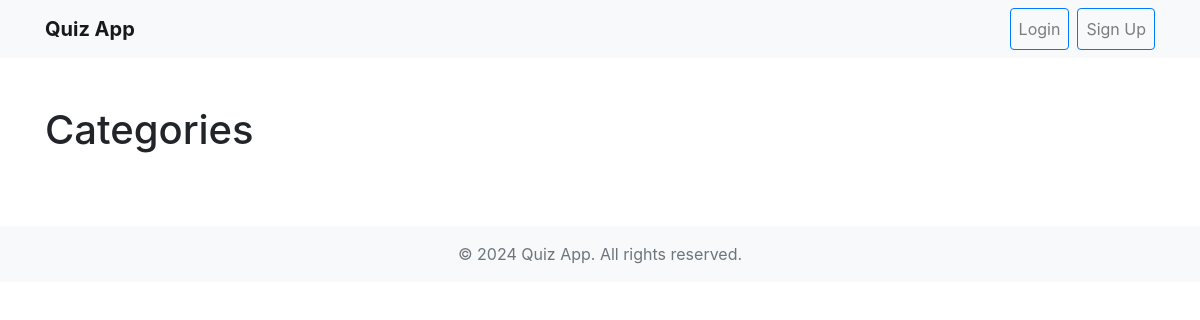
Page /categories/ on the earlier database version.
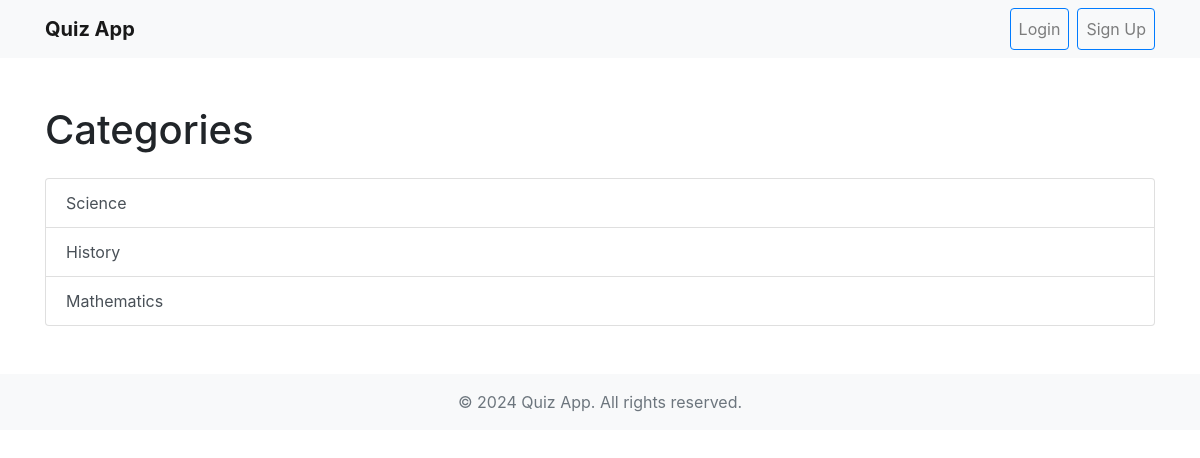
Same page on the later database version.
### home/models.py (models this page shows, shortened)
class Category(models.Model):
    name = models.CharField(max_length=100)

### home/views.py (the view)
# urls.py: path('categories/', views.category_list, name='category_list'),
def category_list(request):
    categories = Category.objects.all()
    return render(request, 'category_list.html', {'categories': categories})

### templates/category_list.html (shortened to what this page needs)
{% extends 'base.html' %}
{% block content %}
<div class="mt-4">
    <h1 class="mb-4">Categories</h1>
    <div class="list-group">
        {% for category in categories %}
            <a href="{% url 'quiz_list' category.id %}" class="list-group-item list-group-item-action">{{ category.name }}</a>
        {% endfor %}
    </div>
</div>
{% endblock %}

### templates/base.html (shortened to what this page needs)
{% load static %}
<!DOCTYPE html>
<html lang="en">
<head>
    <link href="https://stackpath.bootstrapcdn.com/bootstrap/4.5.2/css/bootstrap.min.css" rel="stylesheet">
</head>
<body>
    <nav class="navbar navbar-expand-lg navbar-light bg-light">
        <div class="container">
            <a class="navbar-brand font-weight-bold" href="/">Quiz App</a>
            <div class="collapse navbar-collapse" id="navbarNav">
                <ul class="navbar-nav ml-auto">
                    {% if user.is_authenticated %}
                    <p class="absolute right-40">Welcome {{user}}</p>
                        <li class="nav-item">
                            <a class="nav-link btn btn-outline-danger ml-2" href="{% url 'customlogout' %}">Logout</a>
                        </li>
                    {% else %}
                        <li class="nav-item">
                            <a class="nav-link btn btn-outline-primary ml-2" href="{% url 'customlogin' %}">Login</a>
                        </li>
                        <li class="nav-item">
                            <a class="nav-link btn btn-outline-primary ml-2" href="{% url 'signup' %}">Sign Up</a>
                        </li>
                    {% endif %}
                </ul>
            </div>
        </div>
    </nav>
    <div class="container my-5">
        {% block content %}{% endblock %}
    </div>
    <footer class="bg-light py-3">
        <div class="container text-center">
            <span class="text-muted">&copy; 2024 Quiz App. All rights reserved.</span>
        </div>
    </footer>
</body>
</html>

Differences in the rows shown:
added Category: name "Science"
added Category: name "History"
added Category: name "Mathematics"
